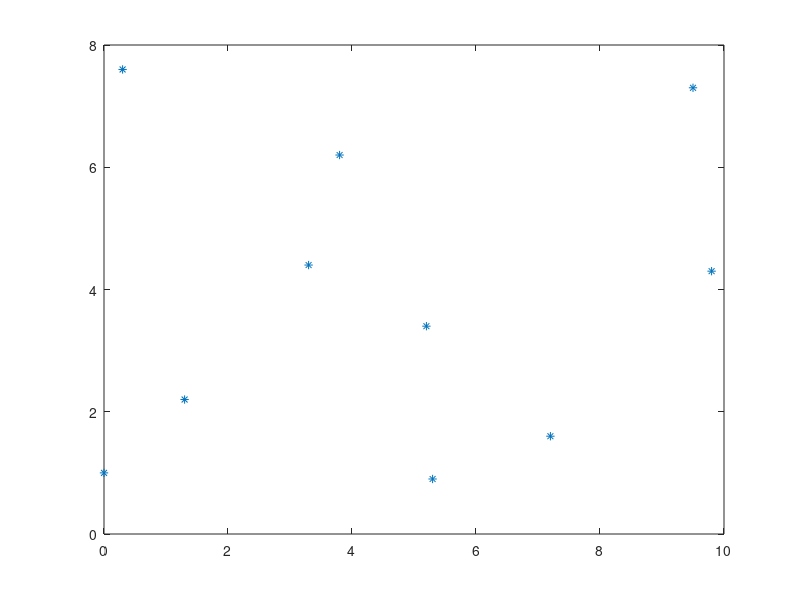

This chart was generated by the following MATLAB code:
fid = fopen('xypoints.dat');
while fid == -1
    disp('File does not exist')
end
x = zeros(1,10);
y = zeros(1,10);
for i = 1:10
    aline = fgetl(fid);
    [first last] = strtok(aline,'y');
    first = erase(first,'x');
    last = erase(last,'y');
    x(i) = str2num(first);
    y(i) = str2num(last);
end
plot(x,y,'*')
close = fclose(fid);
if close == 0
    disp('File closed')
end

    
    